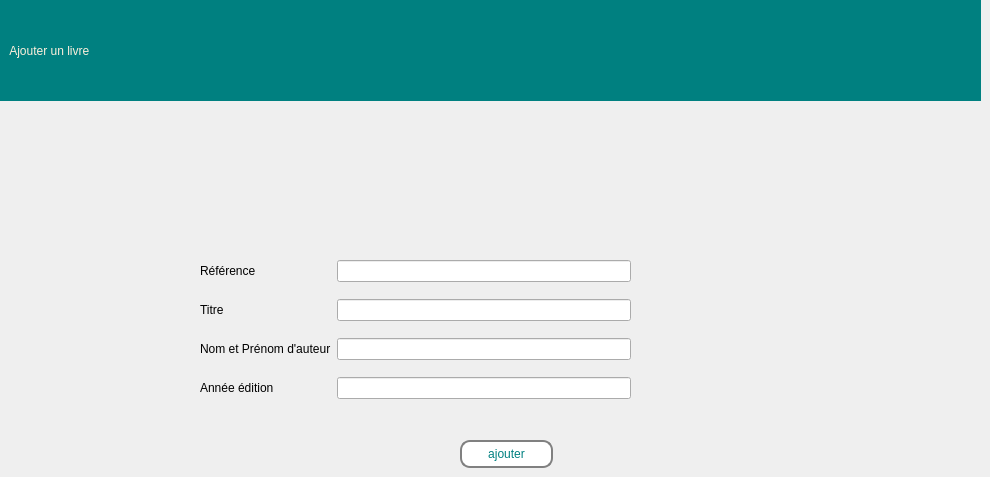
    <widget class="QWidget" name="page_ajouter_livre">
     <property name="styleSheet">
      <string notr="true"/>
     </property>
     <widget class="QPushButton" name="ajouter_livre_botton">
      <property name="geometry">
       <rect>
        <x>460</x>
        <y>440</y>
        <width>93</width>
        <height>28</height>
       </rect>
      </property>
      <property name="styleSheet">
       <string notr="true">border: 2px solid gray;
font: 63 9pt &quot;Segoe UI Variable Display Semib&quot;;
  border-radius: 10px;
  padding: 0 8px;
  
color: rgb(0, 128, 128);
background-color: rgb(255, 255, 255);</string>
      </property>
      <property name="text">
       <string>ajouter</string>
      </property>
     </widget>
     <widget class="QLabel" name="label_182">
      <property name="geometry">
       <rect>
        <x>0</x>
        <y>0</y>
        <width>981</width>
        <height>101</height>
       </rect>
      </property>
      <property name="toolTip">
       <string>&lt;html&gt;&lt;head/&gt;&lt;body&gt;&lt;p align=&quot;center&quot;&gt;&lt;br/&gt;&lt;/p&gt;&lt;/body&gt;&lt;/html&gt;</string>
      </property>
      <property name="styleSheet">
       <string notr="true">color: rgb(253, 239, 220);background-color: rgb(0, 128, 128);
font: 75 16pt &quot;Rockwell&quot;;
</string>
      </property>
      <property name="text">
       <string>   Ajouter un livre</string>
      </property>
     </widget>
     <widget class="QWidget" name="formLayoutWidget_10">
      <property name="geometry">
       <rect>
        <x>200</x>
        <y>260</y>
        <width>431</width>
        <height>161</height>
       </rect>
      </property>
      <layout class="QFormLayout" name="formLayout_11">
       <property name="verticalSpacing">
        <number>17</number>
       </property>
       <item row="0" column="0">
        <widget class="QLabel" name="label_11">
         <property name="styleSheet">
          <string notr="true">font: 63 9pt &quot;Segoe UI Variable Display Semib&quot;;</string>
         </property>
         <property name="text">
          <string>Référence</string>
         </property>
        </widget>
       </item>
       <item row="1" column="0">
        <widget class="QLabel" name="label_12">
         <property name="styleSheet">
          <string notr="true">font: 63 9pt &quot;Segoe UI Variable Display Semib&quot;;</string>
         </property>
         <property name="text">
          <string>Titre</string>
         </property>
        </widget>
       </item>
       <item row="2" column="0">
        <widget class="QLabel" name="label_13">
         <property name="styleSheet">
          <string notr="true">font: 63 9pt &quot;Segoe UI Variable Display Semib&quot;;</string>
         </property>
         <property name="text">
          <string>Nom et Prénom d'auteur</string>
         </property>
        </widget>
       </item>
       <item row="3" column="0">
        <widget class="QLabel" name="label_14">
         <property name="styleSheet">
          <string notr="true">font: 63 9pt &quot;Segoe UI Variable Display Semib&quot;;</string>
         </property>
         <property name="text">
          <string>Année édition</string>
         </property>
        </widget>
       </item>
       <item row="0" column="1">
        <widget class="QLineEdit" name="reference_input"/>
       </item>
       <item row="1" column="1">
        <widget class="QLineEdit" name="titre_input"/>
       </item>
       <item row="2" column="1">
        <widget class="QLineEdit" name="auteur_input"/>
       </item>
       <item row="3" column="1">
        <widget class="QLineEdit" name="annee_edition_input"/>
       </item>
      </layout>
     </widget>
    </widget>
